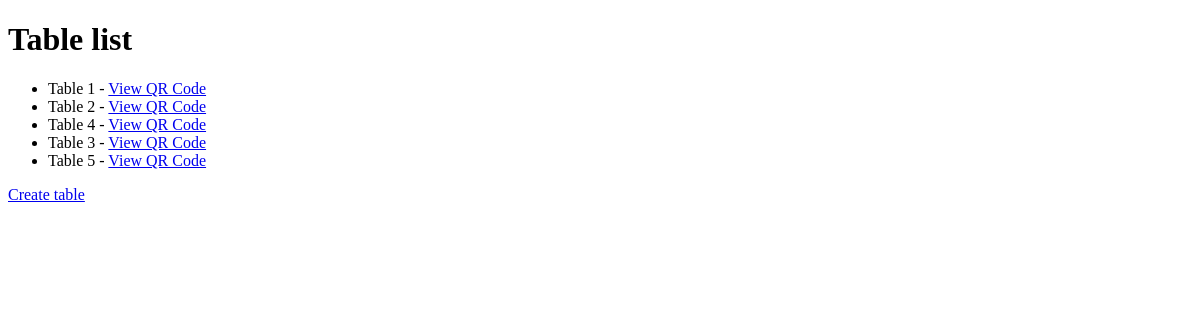
Page /table/ on the earlier database version.
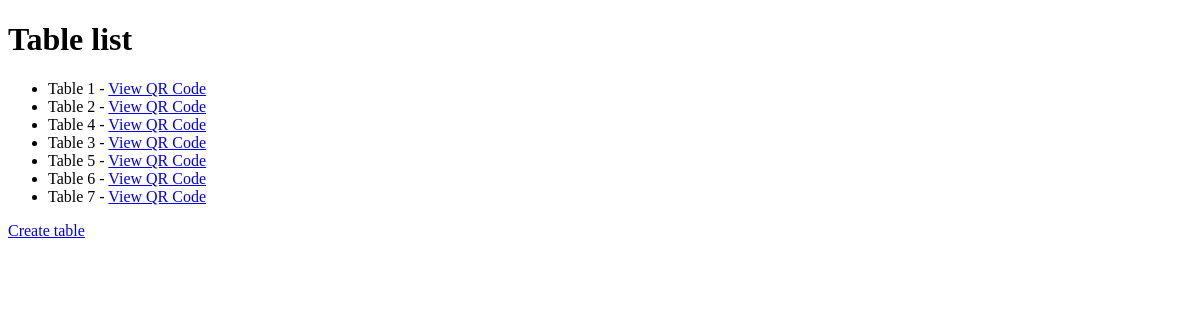
Same page on the later database version.
### qrcode_app/models.py (models this page shows, shortened)
class Table(models.Model):
    table_number = models.CharField(max_length=10, unique=True)
    qr_code = models.ImageField(upload_to='qr_codes/', blank=True, null=True)

### qrcode_app/views.py (the view)
# urls.py: path('', table_list, name='table_list'),  # 餐桌列表
def table_list(request):
    tables = Table.objects.all()  # 获取所有餐桌
    return render(request, 'qrcode_app/table_list.html', {'tables': tables})

### qrcode_app/templates/qrcode_app/table_list.html (shortened to what this page needs)
<!DOCTYPE html>
<html lang="en">
<head>
</head>
<body>
    <h1>Table list</h1>
    <ul>
        {% for table in tables %}
            <li>
                Table {{ table.table_number }} -
                <a href="{% url 'qr_code_view' table.table_number %}">View QR Code</a>
            </li>
        {% empty %}
            <li>No record</li>
        {% endfor %}
    </ul>
    <a href="{% url 'create_table' %}">Create table</a>
</body>
</html>

Differences in the rows shown:
added Table: table_number "6"
added Table: table_number "7"
